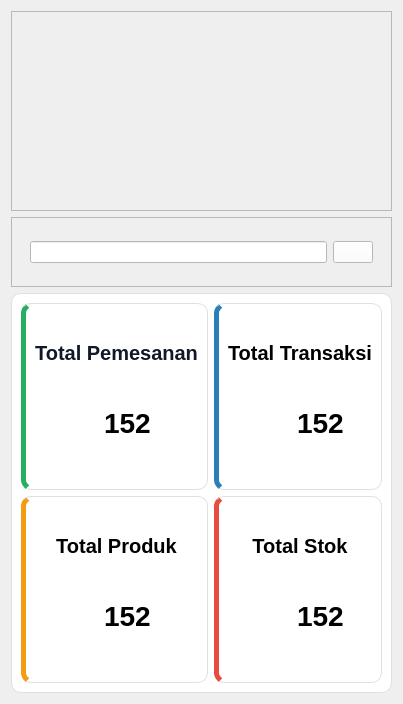
         <widget class="QWidget" name="Dashboard">
          <layout class="QVBoxLayout" name="verticalLayout_5">
           <item>
            <widget class="QFrame" name="frame_3">
             <property name="minimumSize">
              <size>
               <width>350</width>
               <height>200</height>
              </size>
             </property>
             <property name="frameShape">
              <enum>QFrame::Shape::StyledPanel</enum>
             </property>
             <property name="frameShadow">
              <enum>QFrame::Shadow::Raised</enum>
             </property>
             <layout class="QHBoxLayout" name="horizontalLayout_5">
              <item>
               <widget class="QLabel" name="IconUtama">
                <property name="styleSheet">
                 <string notr="true"/>
                </property>
                <property name="text">
                 <string/>
                </property>
                <property name="pixmap">
                 <pixmap resource="icon.qrc">:/newPrefix/Icon/sayur.png</pixmap>
                </property>
                <property name="scaledContents">
                 <bool>true</bool>
                </property>
               </widget>
              </item>
             </layout>
            </widget>
           </item>
           <item>
            <widget class="QFrame" name="frame_2">
             <property name="minimumSize">
              <size>
               <width>200</width>
               <height>50</height>
              </size>
             </property>
             <property name="frameShape">
              <enum>QFrame::Shape::StyledPanel</enum>
             </property>
             <property name="frameShadow">
              <enum>QFrame::Shadow::Raised</enum>
             </property>
             <layout class="QHBoxLayout" name="horizontalLayout_6">
              <item>
               <widget class="QWidget" name="widget_4" native="true">
                <property name="minimumSize">
                 <size>
                  <width>350</width>
                  <height>50</height>
                 </size>
                </property>
                <layout class="QHBoxLayout" name="horizontalLayout">
                 <item>
                  <layout class="QHBoxLayout" name="horizontalLayout_2">
                   <item>
                    <widget class="QLineEdit" name="PencarianDashboard">
                     <property name="styleSheet">
                      <string notr="true">background-color: rgb(255, 255, 255);</string>
                     </property>
                    </widget>
                   </item>
                   <item>
                    <widget class="QPushButton" name="btnPencariandashboard">
                     <property name="styleSheet">
                      <string notr="true">background-color: rgb(255, 255, 255);</string>
                     </property>
                     <property name="text">
                      <string/>
                     </property>
                     <property name="icon">
                      <iconset resource="icon.qrc">
                       <normaloff>:/newPrefix/Icon/search-removebg-preview.png</normaloff>:/newPrefix/Icon/search-removebg-preview.png</iconset>
                     </property>
                    </widget>
                   </item>
                  </layout>
                 </item>
                </layout>
               </widget>
              </item>
             </layout>
            </widget>
           </item>
           <item>
            <widget class="QFrame" name="frame">
             <property name="minimumSize">
              <size>
               <width>350</width>
               <height>400</height>
              </size>
             </property>
             <property name="styleSheet">
              <string notr="true">/* --- GAYA UMUM UNTUK SEMUA CARD --- */
QFrame {
    background-color: #ffffff;
    border: 1px solid #e0e0e0;
    border-radius: 10px;
}

/* 1. TOTAL PEMESANAN (Warna Hijau - Fresh/Order Baru) */
QFrame#cardPemesanan {
    border-left: 5px solid #27ae60;
}
QFrame#cardPemesanan:hover {
    background-color: #f1f9f4;
    border: 1px solid #27ae60;
}

/* 2. TOTAL TRANSAKSI (Warna Biru - Keuangan/Trust) */
QFrame#cardTransaksi {
    border-left: 5px solid #2980b9;
}
QFrame#cardTransaksi:hover {
    background-color: #f1f7fa;
    border: 1px solid #2980b9;
}

/* 3. TOTAL PRODUK (Warna Oranye - Variasi/Aset) */
QFrame#cardProduk {
    border-left: 5px solid #f39c12;
}
QFrame#cardProduk:hover {
    background-color: #fff9f1;
    border: 1px solid #f39c12;
}

/* 4. TOTAL STOK (Warna Merah/Maroon - Urgensi/Gudang) */
QFrame#cardStok {
    border-left: 5px solid #e74c3c;
}
QFrame#cardStok:hover {
    background-color: #fdf2f1;
    border: 1px solid #e74c3c;
}

/* --- STYLING TEKS DI DALAM CARD --- */
QLabel {
    background: transparent;
    border: none;
}

/* Judul Kategori (Gunakan objectName: lbl_judul) */
QLabel#lbl_judul {
    color: #7f8c8d;
    font-size: 12px;
    font-weight: bold;
    text-transform: uppercase;
}

/* Angka Statistik (Gunakan objectName: lbl_angka) */
QLabel#lbl_angka {
    color: #2c3e50;
    font-size: 20px;
    font-weight: bold;
}</string>
             </property>
             <property name="frameShape">
              <enum>QFrame::Shape::StyledPanel</enum>
             </property>
             <property name="frameShadow">
              <enum>QFrame::Shadow::Raised</enum>
             </property>
             <layout class="QGridLayout" name="gridLayout_8">
              <item row="0" column="0">
               <widget class="QFrame" name="cardPemesanan">
                <property name="styleSheet">
                 <string notr="true"/>
                </property>
                <property name="frameShape">
                 <enum>QFrame::Shape::StyledPanel</enum>
                </property>
                <property name="frameShadow">
                 <enum>QFrame::Shadow::Raised</enum>
                </property>
                <layout class="QGridLayout" name="gridLayout_4">
                 <item row="0" column="0" colspan="2">
                  <widget class="QLabel" name="jdlTotalPemesanan">
                   <property name="minimumSize">
                    <size>
                     <width>30</width>
                     <height>15</height>
                    </size>
                   </property>
                   <property name="maximumSize">
                    <size>
                     <width>16777215</width>
                     <height>17</height>
                    </size>
                   </property>
                   <property name="font">
                    <font>
                     <pointsize>15</pointsize>
                     <bold>true</bold>
                    </font>
                   </property>
                   <property name="styleSheet">
                    <string notr="true">color: #111827;</string>
                   </property>
                   <property name="text">
                    <string>Total Pemesanan</string>
                   </property>
                   <property name="alignment">
                    <set>Qt::AlignmentFlag::AlignCenter</set>
                   </property>
                  </widget>
                 </item>
                 <item row="1" column="0">
                  <widget class="QLabel" name="label_4">
                   <property name="minimumSize">
                    <size>
                     <width>30</width>
                     <height>27</height>
                    </size>
                   </property>
                   <property name="maximumSize">
                    <size>
                     <width>50</width>
                     <height>50</height>
                    </size>
                   </property>
                   <property name="text">
                    <string/>
                   </property>
                   <property name="pixmap">
                    <pixmap resource="icon.qrc">:/newPrefix/Icon/keranjang-removebg-preview.png</pixmap>
                   </property>
                   <property name="scaledContents">
                    <bool>true</bool>
                   </property>
                  </widget>
                 </item>
                 <item row="1" column="1">
                  <widget class="QLabel" name="lblTotalPesanan">
                   <property name="font">
                    <font>
                     <pointsize>-1</pointsize>
                     <bold>true</bold>
                    </font>
                   </property>
                   <property name="styleSheet">
                    <string notr="true">QLabel {
    font-size: 28px;
    font-weight: bold;
	margin-left:5px;
}</string>
                   </property>
                   <property name="text">
                    <string>152</string>
                   </property>
                  </widget>
                 </item>
                </layout>
               </widget>
              </item>
              <item row="0" column="1">
               <widget class="QFrame" name="cardTransaksi">
                <property name="frameShape">
                 <enum>QFrame::Shape::StyledPanel</enum>
                </property>
                <property name="frameShadow">
                 <enum>QFrame::Shadow::Raised</enum>
                </property>
                <layout class="QGridLayout" name="gridLayout_3">
                 <item row="0" column="0" colspan="2">
                  <widget class="QLabel" name="jdlTotalTransaksi">
                   <property name="maximumSize">
                    <size>
                     <width>16777215</width>
                     <height>17</height>
                    </size>
                   </property>
                   <property name="font">
                    <font>
                     <pointsize>15</pointsize>
                     <bold>true</bold>
                    </font>
                   </property>
                   <property name="text">
                    <string>Total Transaksi</string>
                   </property>
                   <property name="alignment">
                    <set>Qt::AlignmentFlag::AlignCenter</set>
                   </property>
                  </widget>
                 </item>
                 <item row="1" column="0">
                  <widget class="QLabel" name="label_2">
                   <property name="minimumSize">
                    <size>
                     <width>30</width>
                     <height>27</height>
                    </size>
                   </property>
                   <property name="maximumSize">
                    <size>
                     <width>50</width>
                     <height>50</height>
                    </size>
                   </property>
                   <property name="text">
                    <string/>
                   </property>
                   <property name="pixmap">
                    <pixmap resource="icon.qrc">:/newPrefix/Icon/coin-removebg-preview.png</pixmap>
                   </property>
                   <property name="scaledContents">
                    <bool>true</bool>
                   </property>
                  </widget>
                 </item>
                 <item row="1" column="1">
                  <widget class="QLabel" name="lblTotalTransaksi">
                   <property name="font">
                    <font>
                     <pointsize>-1</pointsize>
                     <bold>true</bold>
                    </font>
                   </property>
                   <property name="styleSheet">
                    <string notr="true">QLabel {
    font-size: 28px;
    font-weight: bold;
	margin-left:5px;
}</string>
                   </property>
                   <property name="text">
                    <string>152</string>
                   </property>
                  </widget>
                 </item>
                </layout>
               </widget>
              </item>
              <item row="1" column="0">
               <widget class="QFrame" name="cardProduk">
                <property name="frameShape">
                 <enum>QFrame::Shape::StyledPanel</enum>
                </property>
                <property name="frameShadow">
                 <enum>QFrame::Shadow::Raised</enum>
                </property>
                <layout class="QGridLayout" name="gridLayout_5">
                 <item row="0" column="0" colspan="2">
                  <widget class="QLabel" name="jdlTotalProduk">
                   <property name="maximumSize">
                    <size>
                     <width>16777215</width>
                     <height>17</height>
                    </size>
                   </property>
                   <property name="font">
                    <font>
                     <pointsize>15</pointsize>
                     <bold>true</bold>
                    </font>
                   </property>
                   <property name="text">
                    <string>Total Produk</string>
                   </property>
                   <property name="alignment">
                    <set>Qt::AlignmentFlag::AlignCenter</set>
                   </property>
                  </widget>
                 </item>
                 <item row="1" column="0">
                  <widget class="QLabel" name="label_6">
                   <property name="minimumSize">
                    <size>
                     <width>30</width>
                     <height>27</height>
                    </size>
                   </property>
                   <property name="maximumSize">
                    <size>
                     <width>50</width>
                     <height>50</height>
                    </size>
                   </property>
                   <property name="text">
                    <string/>
                   </property>
                   <property name="pixmap">
                    <pixmap resource="icon.qrc">:/newPrefix/Icon/buah-removebg-preview.png</pixmap>
                   </property>
                   <property name="scaledContents">
                    <bool>true</bool>
                   </property>
                  </widget>
                 </item>
                 <item row="1" column="1">
                  <widget class="QLabel" name="lblTotalProduk">
                   <property name="font">
                    <font>
                     <pointsize>-1</pointsize>
                     <bold>true</bold>
                    </font>
                   </property>
                   <property name="styleSheet">
                    <string notr="true">QLabel {
    font-size: 28px;
    font-weight: bold;
	margin-left:5px;
}</string>
                   </property>
                   <property name="text">
                    <string>152</string>
                   </property>
                  </widget>
                 </item>
                </layout>
               </widget>
              </item>
              <item row="1" column="1">
               <widget class="QFrame" name="cardStok">
                <property name="frameShape">
                 <enum>QFrame::Shape::StyledPanel</enum>
                </property>
                <property name="frameShadow">
                 <enum>QFrame::Shadow::Raised</enum>
                </property>
                <layout class="QGridLayout" name="gridLayout_7">
                 <item row="0" column="0" colspan="2">
                  <widget class="QLabel" name="jdlTotalStok">
                   <property name="maximumSize">
                    <size>
                     <width>16777215</width>
                     <height>17</height>
                    </size>
                   </property>
                   <property name="font">
                    <font>
                     <pointsize>15</pointsize>
                     <bold>true</bold>
                    </font>
                   </property>
                   <property name="text">
                    <string>Total Stok</string>
                   </property>
                   <property name="alignment">
                    <set>Qt::AlignmentFlag::AlignCenter</set>
                   </property>
                  </widget>
                 </item>
                 <item row="1" column="0">
                  <widget class="QLabel" name="label_10">
                   <property name="minimumSize">
                    <size>
                     <width>30</width>
                     <height>27</height>
                    </size>
                   </property>
                   <property name="maximumSize">
                    <size>
                     <width>50</width>
                     <height>50</height>
                    </size>
                   </property>
                   <property name="text">
                    <string/>
                   </property>
                   <property name="pixmap">
                    <pixmap resource="icon.qrc">:/newPrefix/Icon/stok_buah_2-removebg-preview.png</pixmap>
                   </property>
                   <property name="scaledContents">
                    <bool>true</bool>
                   </property>
                  </widget>
                 </item>
                 <item row="1" column="1">
                  <widget class="QLabel" name="lblTotalStok">
                   <property name="font">
                    <font>
                     <pointsize>-1</pointsize>
                     <bold>true</bold>
                    </font>
                   </property>
                   <property name="styleSheet">
                    <string notr="true">QLabel {
    font-size: 28px;
    font-weight: bold;
	margin-left:5px;
}</string>
                   </property>
                   <property name="text">
                    <string>152</string>
                   </property>
                  </widget>
                 </item>
                </layout>
               </widget>
              </item>
             </layout>
            </widget>
           </item>
          </layout>
         </widget>
